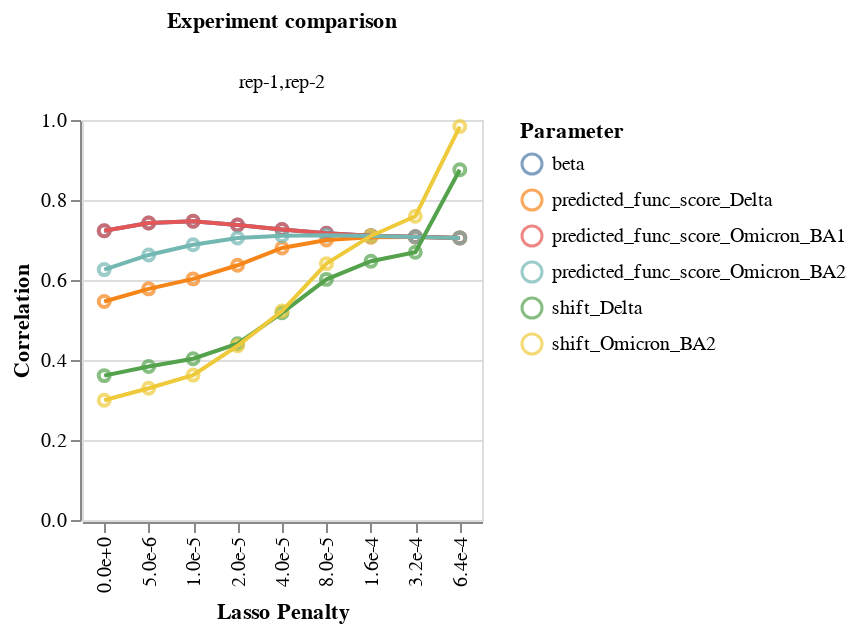

Source (notebook cell):
### Code cell
chart, corr_df = model_collection_linear.mut_param_dataset_correlation(width_scalar=200, return_data=True)
print(corr_df.head())
chart

### Figure 1 — Vega-Lite specification as saved in the notebook (floating-point values rounded to 4 significant figures)
{"config": {"view": {"continuousWidth": 300, "continuousHeight": 300}}, "data": {"name": "data-b62eeb94c60f2ef3e0b2755633b4fc5e"}, "facet": {"column": {"field": "datasets", "title": "Experiment comparison", "type": "nominal"}}, "spec": {"layer": [{"mark": {"type": "point"}, "encoding": {"color": {"field": "mut_param", "title": "Parameter", "type": "nominal"}, "tooltip": [{"field": "datasets", "type": "nominal"}, {"field": "correlation", "type": "quantitative"}, {"field": "mut_param", "type": "nominal"}], "x": {"axis": {"format": ".1e"}, "field": "scale_coeff_lasso_shift", "title": "Lasso Penalty", "type": "nominal"}, "y": {"field": "correlation", "title": "Correlation", "type": "quantitative"}}}, {"mark": {"type": "line"}, "encoding": {"color": {"field": "mut_param", "title": "Parameter", "type": "nominal"}, "tooltip": [{"field": "datasets", "type": "nominal"}, {"field": "correlation", "type": "quantitative"}, {"field": "mut_param", "type": "nominal"}], "x": {"axis": {"format": ".1e"}, "field": "scale_coeff_lasso_shift", "title": "Lasso Penalty", "type": "nominal"}, "y": {"field": "correlation", "title": "Correlation", "type": "quantitative"}}}], "height": 200, "width": 200}, "$schema": "https://vega.github.io/schema/vega-lite/v5.15.1.json", "datasets": {"data-b62eeb94c60f2ef3e0b2755633b4fc5e": [{"datasets": "rep-1,rep-2", "mut_param": "beta", "correlation": 0.7233, "scale_coeff_lasso_shift": 0.0}, {"datasets": "rep-1,rep-2", "mut_param": "beta", "correlation": 0.7427, "scale_coeff_lasso_shift": 5e-06}, {"datasets": "rep-1,rep-2", "mut_param": "beta", "correlation": 0.7468, "scale_coeff_lasso_shift": 1e-05}, {"datasets": "rep-1,rep-2", "mut_param": "beta", "correlation": 0.7373, "scale_coeff_lasso_shift": 2e-05}, {"datasets": "rep-1,rep-2", "mut_param": "beta", "correlation": 0.7264, "scale_coeff_lasso_shift": 4e-05}, {"datasets": "rep-1,rep-2", "mut_param": "beta", "correlation": 0.7167, "scale_coeff_lasso_shift": 8e-05}, {"datasets": "rep-1,rep-2", "mut_param": "beta", "correlation": 0.7109, "scale_coeff_lasso_shift": 0.00016}, {"datasets": "rep-1,rep-2", "mut_param": "beta", "correlation": 0.708, "scale_coeff_lasso_shift": 0.00032}, {"datasets": "rep-1,rep-2", "mut_param": "beta", "correlation": 0.7053, "scale_coeff_lasso_shift": 0.00064}, {"datasets": "rep-1,rep-2", "mut_param": "predicted_func_score_Delta", "correlation": 0.5462, "scale_coeff_lasso_shift": 0.0}, {"datasets": "rep-1,rep-2", "mut_param": "predicted_func_score_Delta", "correlation": 0.5779, "scale_coeff_lasso_shift": 5e-06}, {"datasets": "rep-1,rep-2", "mut_param": "predicted_func_score_Delta", "correlation": 0.6028, "scale_coeff_lasso_shift": 1e-05}, {"datasets": "rep-1,rep-2", "mut_param": "predicted_func_score_Delta", "correlation": 0.6368, "scale_coeff_lasso_shift": 2e-05}, {"datasets": "rep-1,rep-2", "mut_param": "predicted_func_score_Delta", "correlation": 0.6801, "scale_coeff_lasso_shift": 4e-05}, {"datasets": "rep-1,rep-2", "mut_param": "predicted_func_score_Delta", "correlation": 0.6999, "scale_coeff_lasso_shift": 8e-05}, {"datasets": "rep-1,rep-2", "mut_param": "predicted_func_score_Delta", "correlation": 0.7069, "scale_coeff_lasso_shift": 0.00016}, {"datasets": "rep-1,rep-2", "mut_param": "predicted_func_score_Delta", "correlation": 0.7073, "scale_coeff_lasso_shift": 0.00032}, {"datasets": "rep-1,rep-2", "mut_param": "predicted_func_score_Delta", "correlation": 0.7052, "scale_coeff_lasso_shift": 0.00064}, {"datasets": "rep-1,rep-2", "mut_param": "predicted_func_score_Omicron_BA1", "correlation": 0.7233, "scale_coeff_lasso_shift": 0.0}, {"datasets": "rep-1,rep-2", "mut_param": "predicted_func_score_Omicron_BA1", "correlation": 0.7427, "scale_coeff_lasso_shift": 5e-06}, {"datasets": "rep-1,rep-2", "mut_param": "predicted_func_score_Omicron_BA1", "correlation": 0.7468, "scale_coeff_lasso_shift": 1e-05}, {"datasets": "rep-1,rep-2", "mut_param": "predicted_func_score_Omicron_BA1", "correlation": 0.7373, "scale_coeff_lasso_shift": 2e-05}, {"datasets": "rep-1,rep-2", "mut_param": "predicted_func_score_Omicron_BA1", "correlation": 0.7264, "scale_coeff_lasso_shift": 4e-05}, {"datasets": "rep-1,rep-2", "mut_param": "predicted_func_score_Omicron_BA1", "correlation": 0.7167, "scale_coeff_lasso_shift": 8e-05}, {"datasets": "rep-1,rep-2", "mut_param": "predicted_func_score_Omicron_BA1", "correlation": 0.7109, "scale_coeff_lasso_shift": 0.00016}, {"datasets": "rep-1,rep-2", "mut_param": "predicted_func_score_Omicron_BA1", "correlation": 0.708, "scale_coeff_lasso_shift": 0.00032}, {"datasets": "rep-1,rep-2", "mut_param": "predicted_func_score_Omicron_BA1", "correlation": 0.7053, "scale_coeff_lasso_shift": 0.00064}, {"datasets": "rep-1,rep-2", "mut_param": "predicted_func_score_Omicron_BA2", "correlation": 0.626, "scale_coeff_lasso_shift": 0.0}, {"datasets": "rep-1,rep-2", "mut_param": "predicted_func_score_Omicron_BA2", "correlation": 0.6626, "scale_coeff_lasso_shift": 5e-06}, {"datasets": "rep-1,rep-2", "mut_param": "predicted_func_score_Omicron_BA2", "correlation": 0.6882, "scale_coeff_lasso_shift": 1e-05}, {"datasets": "rep-1,rep-2", "mut_param": "predicted_func_score_Omicron_BA2", "correlation": 0.7048, "scale_coeff_lasso_shift": 2e-05}, {"datasets": "rep-1,rep-2", "mut_param": "predicted_func_score_Omicron_BA2", "correlation": 0.7106, "scale_coeff_lasso_shift": 4e-05}, {"datasets": "rep-1,rep-2", "mut_param": "predicted_func_score_Omicron_BA2", "correlation": 0.7118, "scale_coeff_lasso_shift": 8e-05}, {"datasets": "rep-1,rep-2", "mut_param": "predicted_func_score_Omicron_BA2", "correlation": 0.7097, "scale_coeff_lasso_shift": 0.00016}, {"datasets": "rep-1,rep-2", "mut_param": "predicted_func_score_Omicron_BA2", "correlation": 0.7077, "scale_coeff_lasso_shift": 0.00032}, {"datasets": "rep-1,rep-2", "mut_param": "predicted_func_score_Omicron_BA2", "correlation": 0.7052, "scale_coeff_lasso_shift": 0.00064}, {"datasets": "rep-1,rep-2", "mut_param": "shift_Delta", "correlation": 0.3609, "scale_coeff_lasso_shift": 0.0}, {"datasets": "rep-1,rep-2", "mut_param": "shift_Delta", "correlation": 0.3838, "scale_coeff_lasso_shift": 5e-06}, {"datasets": "rep-1,rep-2", "mut_param": "shift_Delta", "correlation": 0.4031, "scale_coeff_lasso_shift": 1e-05}, {"datasets": "rep-1,rep-2", "mut_param": "shift_Delta", "correlation": 0.4407, "scale_coeff_lasso_shift": 2e-05}, {"datasets": "rep-1,rep-2", "mut_param": "shift_Delta", "correlation": 0.5179, "scale_coeff_lasso_shift": 4e-05}, {"datasets": "rep-1,rep-2", "mut_param": "shift_Delta", "correlation": 0.6016, "scale_coeff_lasso_shift": 8e-05}, {"datasets": "rep-1,rep-2", "mut_param": "shift_Delta", "correlation": 0.6468, "scale_coeff_lasso_shift": 0.00016}, {"datasets": "rep-1,rep-2", "mut_param": "shift_Delta", "correlation": 0.6694, "scale_coeff_lasso_shift": 0.00032}, {"datasets": "rep-1,rep-2", "mut_param": "shift_Delta", "correlation": 0.8755, "scale_coeff_lasso_shift": 0.00064}, {"datasets": "rep-1,rep-2", "mut_param": "shift_Omicron_BA2", "correlation": 0.2994, "scale_coeff_lasso_shift": 0.0}, {"datasets": "rep-1,rep-2", "mut_param": "shift_Omicron_BA2", "correlation": 0.3294, "scale_coeff_lasso_shift": 5e-06}, {"datasets": "rep-1,rep-2", "mut_param": "shift_Omicron_BA2", "correlation": 0.3623, "scale_coeff_lasso_shift": 1e-05}, {"datasets": "rep-1,rep-2", "mut_param": "shift_Omicron_BA2", "correlation": 0.4355, "scale_coeff_lasso_shift": 2e-05}, {"datasets": "rep-1,rep-2", "mut_param": "shift_Omicron_BA2", "correlation": 0.5224, "scale_coeff_lasso_shift": 4e-05}, {"datasets": "rep-1,rep-2", "mut_param": "shift_Omicron_BA2", "correlation": 0.6409, "scale_coeff_lasso_shift": 8e-05}, {"datasets": "rep-1,rep-2", "mut_param": "shift_Omicron_BA2", "correlation": 0.7102, "scale_coeff_lasso_shift": 0.00016}, {"datasets": "rep-1,rep-2", "mut_param": "shift_Omicron_BA2", "correlation": 0.7595, "scale_coeff_lasso_shift": 0.00032}, {"datasets": "rep-1,rep-2", "mut_param": "shift_Omicron_BA2", "correlation": 0.9835, "scale_coeff_lasso_shift": 0.00064}]}}
